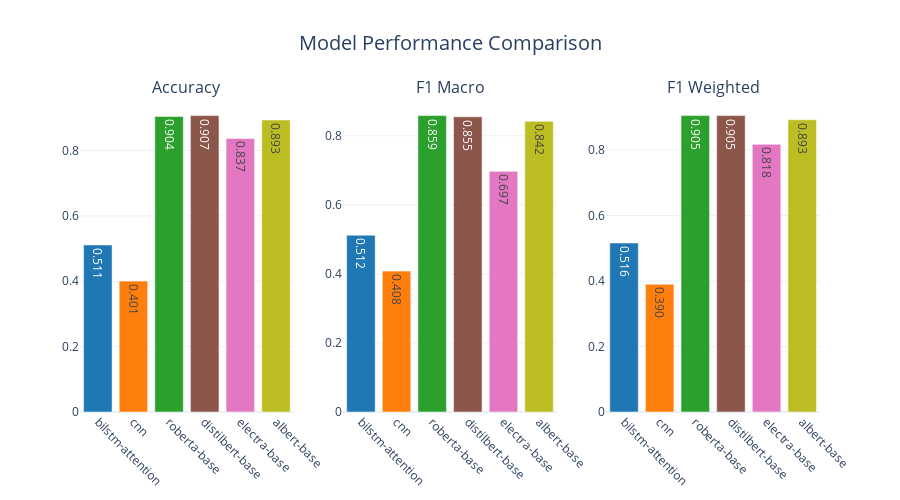
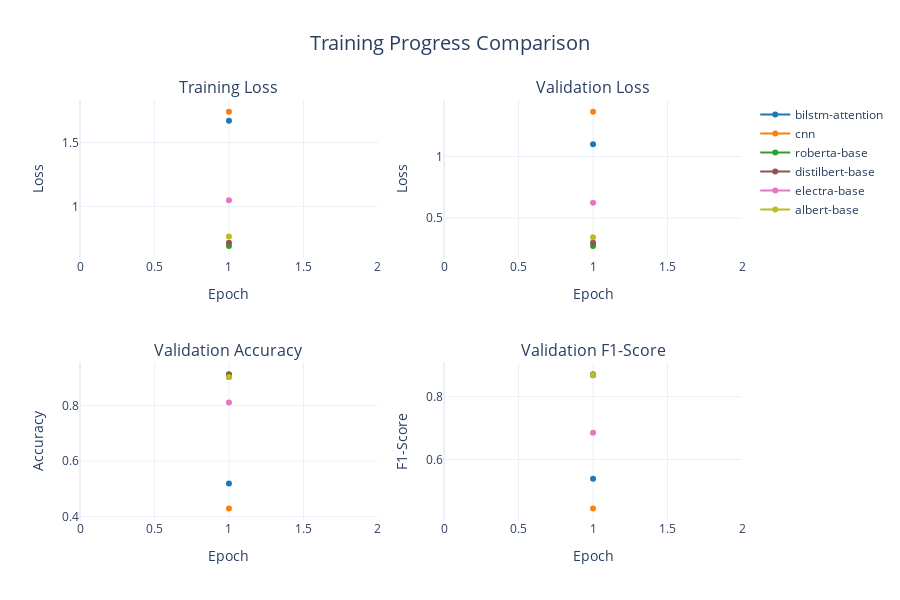

These figures' notebook cell, in order:
### Code cell
def run_quick_test():
    """Run a quick test with traditional models"""
    print("🚀 Starting quick test run...")

    # Check if data is ready
    if data_manager.dataset is None:
        print("❌ Dataset not loaded. Please run data loading cells first.")
        return

    # FIX: Build vocabulary if not already built
    if data_manager.vocab is None:
        print("🔤 Building vocabulary for traditional models...")
        # Get all text data for vocabulary building - FIX: Convert to list properly
        all_texts = []
        all_texts.extend(list(data_manager.dataset['train']['text']))
        all_texts.extend(list(data_manager.dataset['validation']['text']))
        all_texts.extend(list(data_manager.dataset['test']['text']))

        data_manager.build_vocab(all_texts)
        print(f"✅ Vocabulary built with {len(data_manager.vocab)} words")

    # Train models
    print("\n📚 Training models...")
    training_results = trainer.train_multiple_models(
        TEST_CONFIG['models'],
        data_manager,
        epochs=TEST_CONFIG['epochs'],
        batch_size=TEST_CONFIG['batch_size']
    )

    # Evaluate models
    print("\n📊 Evaluating models...")
    evaluation_results = evaluator.evaluate_all_models(
        training_results,
        data_manager,
        batch_size=TEST_CONFIG['batch_size']
    )

    # Generate comparison report
    if evaluation_results:
        print("\n📋 Generating comparison report...")
        comparison_df = evaluator.generate_comparison_report()
        print("\n🏆 Model Comparison Results:")
        print(comparison_df.to_string(index=False, float_format='%.4f'))

        # Create basic visualizations
        print("\n🎨 Creating visualizations...")

        # Performance comparison
        perf_fig = visualizer.plot_performance_comparison(evaluation_results)
        if perf_fig:
            perf_fig.show()
            visualizer.save_figure(perf_fig, 'quick_test_performance.html')

        # Training curves
        training_history = {name: result['history'] for name, result in training_results.items()
                          if result['status'] == 'success'}
        if training_history:
            curves_fig = visualizer.plot_training_curves(training_history)
            if curves_fig:
                curves_fig.show()
                visualizer.save_figure(curves_fig, 'quick_test_training_curves.html')

        # Save results
        evaluator.save_results('quick_test_results.json')

        print("\n✅ Quick test completed successfully!")
        return evaluation_results

    else:
        print("❌ No successful evaluations to report")
        return None

# Run the quick test
quick_results = run_quick_test()

### Figure 1 — Plotly figure (JSON) as saved in the notebook; plotly's stock layout.template omitted (floating-point values rounded to 4 significant figures)
{"data": [{"marker": {"color": ["#1f77b4", "#ff7f0e", "#2ca02c", "#8c564b", "#e377c2", "#bcbd22"]}, "name": "Accuracy", "showlegend": false, "text": ["0.511", "0.401", "0.904", "0.907", "0.837", "0.893"], "textposition": "auto", "type": "bar", "x": ["bilstm-attention", "cnn", "roberta-base", "distilbert-base", "electra-base", "albert-base"], "xaxis": "x", "y": [0.511, 0.4005, 0.9045, 0.907, 0.837, 0.8935], "yaxis": "y"}, {"marker": {"color": ["#1f77b4", "#ff7f0e", "#2ca02c", "#8c564b", "#e377c2", "#bcbd22"]}, "name": "F1 Macro", "showlegend": false, "text": ["0.512", "0.408", "0.859", "0.855", "0.697", "0.842"], "textposition": "auto", "type": "bar", "x": ["bilstm-attention", "cnn", "roberta-base", "distilbert-base", "electra-base", "albert-base"], "xaxis": "x2", "y": [0.5121, 0.4081, 0.8585, 0.855, 0.697, 0.842], "yaxis": "y2"}, {"marker": {"color": ["#1f77b4", "#ff7f0e", "#2ca02c", "#8c564b", "#e377c2", "#bcbd22"]}, "name": "F1 Weighted", "showlegend": false, "text": ["0.516", "0.390", "0.905", "0.905", "0.818", "0.893"], "textposition": "auto", "type": "bar", "x": ["bilstm-attention", "cnn", "roberta-base", "distilbert-base", "electra-base", "albert-base"], "xaxis": "x3", "y": [0.5161, 0.3899, 0.9053, 0.9053, 0.8176, 0.8926], "yaxis": "y3"}], "layout": {"annotations": [{"font": {"size": 16}, "showarrow": false, "text": "Accuracy", "x": 0.1444, "xanchor": "center", "xref": "paper", "y": 1, "yanchor": "bottom", "yref": "paper"}, {"font": {"size": 16}, "showarrow": false, "text": "F1 Macro", "x": 0.5, "xanchor": "center", "xref": "paper", "y": 1, "yanchor": "bottom", "yref": "paper"}, {"font": {"size": 16}, "showarrow": false, "text": "F1 Weighted", "x": 0.8556, "xanchor": "center", "xref": "paper", "y": 1, "yanchor": "bottom", "yref": "paper"}], "height": 500, "showlegend": false, "title": {"font": {"size": 20}, "text": "Model Performance Comparison", "x": 0.5, "xanchor": "center"}, "xaxis": {"anchor": "y", "domain": [0, 0.2889], "tickangle": 45}, "xaxis2": {"anchor": "y2", "domain": [0.3556, 0.6444], "tickangle": 45}, "xaxis3": {"anchor": "y3", "domain": [0.7111, 1], "tickangle": 45}, "yaxis": {"anchor": "x", "domain": [0, 1]}, "yaxis2": {"anchor": "x2", "domain": [0, 1]}, "yaxis3": {"anchor": "x3", "domain": [0, 1]}}}

### Figure 2 — Plotly figure (JSON) as saved in the notebook; plotly's stock layout.template omitted (floating-point values rounded to 4 significant figures)
{"data": [{"line": {"color": "#1f77b4"}, "mode": "lines+markers", "name": "bilstm-attention", "showlegend": true, "type": "scatter", "x": [1], "xaxis": "x", "y": [1.672], "yaxis": "y"}, {"line": {"color": "#1f77b4"}, "mode": "lines+markers", "name": "bilstm-attention", "showlegend": false, "type": "scatter", "x": [1], "xaxis": "x2", "y": [1.099], "yaxis": "y2"}, {"line": {"color": "#1f77b4"}, "mode": "lines+markers", "name": "bilstm-attention", "showlegend": false, "type": "scatter", "x": [1], "xaxis": "x3", "y": [0.5195], "yaxis": "y3"}, {"line": {"color": "#1f77b4"}, "mode": "lines+markers", "name": "bilstm-attention", "showlegend": false, "type": "scatter", "x": [1], "xaxis": "x4", "y": [0.5389], "yaxis": "y4"}, {"line": {"color": "#ff7f0e"}, "mode": "lines+markers", "name": "cnn", "showlegend": true, "type": "scatter", "x": [1], "xaxis": "x", "y": [1.743], "yaxis": "y"}, {"line": {"color": "#ff7f0e"}, "mode": "lines+markers", "name": "cnn", "showlegend": false, "type": "scatter", "x": [1], "xaxis": "x2", "y": [1.366], "yaxis": "y2"}, {"line": {"color": "#ff7f0e"}, "mode": "lines+markers", "name": "cnn", "showlegend": false, "type": "scatter", "x": [1], "xaxis": "x3", "y": [0.43], "yaxis": "y3"}, {"line": {"color": "#ff7f0e"}, "mode": "lines+markers", "name": "cnn", "showlegend": false, "type": "scatter", "x": [1], "xaxis": "x4", "y": [0.4443], "yaxis": "y4"}, {"line": {"color": "#2ca02c"}, "mode": "lines+markers", "name": "roberta-base", "showlegend": true, "type": "scatter", "x": [1], "xaxis": "x", "y": [0.6903], "yaxis": "y"}, {"line": {"color": "#2ca02c"}, "mode": "lines+markers", "name": "roberta-base", "showlegend": false, "type": "scatter", "x": [1], "xaxis": "x2", "y": [0.2719], "yaxis": "y2"}, {"line": {"color": "#2ca02c"}, "mode": "lines+markers", "name": "roberta-base", "showlegend": false, "type": "scatter", "x": [1], "xaxis": "x3", "y": [0.9015], "yaxis": "y3"}, {"line": {"color": "#2ca02c"}, "mode": "lines+markers", "name": "roberta-base", "showlegend": false, "type": "scatter", "x": [1], "xaxis": "x4", "y": [0.872], "yaxis": "y4"}, {"line": {"color": "#8c564b"}, "mode": "lines+markers", "name": "distilbert-base", "showlegend": true, "type": "scatter", "x": [1], "xaxis": "x", "y": [0.7141], "yaxis": "y"}, {"line": {"color": "#8c564b"}, "mode": "lines+markers", "name": "distilbert-base", "showlegend": false, "type": "scatter", "x": [1], "xaxis": "x2", "y": [0.2969], "yaxis": "y2"}, {"line": {"color": "#8c564b"}, "mode": "lines+markers", "name": "distilbert-base", "showlegend": false, "type": "scatter", "x": [1], "xaxis": "x3", "y": [0.912], "yaxis": "y3"}, {"line": {"color": "#8c564b"}, "mode": "lines+markers", "name": "distilbert-base", "showlegend": false, "type": "scatter", "x": [1], "xaxis": "x4", "y": [0.8684], "yaxis": "y4"}, {"line": {"color": "#e377c2"}, "mode": "lines+markers", "name": "electra-base", "showlegend": true, "type": "scatter", "x": [1], "xaxis": "x", "y": [1.049], "yaxis": "y"}, {"line": {"color": "#e377c2"}, "mode": "lines+markers", "name": "electra-base", "showlegend": false, "type": "scatter", "x": [1], "xaxis": "x2", "y": [0.623], "yaxis": "y2"}, {"line": {"color": "#e377c2"}, "mode": "lines+markers", "name": "electra-base", "showlegend": false, "type": "scatter", "x": [1], "xaxis": "x3", "y": [0.8105], "yaxis": "y3"}, {"line": {"color": "#e377c2"}, "mode": "lines+markers", "name": "electra-base", "showlegend": false, "type": "scatter", "x": [1], "xaxis": "x4", "y": [0.6853], "yaxis": "y4"}, {"line": {"color": "#bcbd22"}, "mode": "lines+markers", "name": "albert-base", "showlegend": true, "type": "scatter", "x": [1], "xaxis": "x", "y": [0.763], "yaxis": "y"}, {"line": {"color": "#bcbd22"}, "mode": "lines+markers", "name": "albert-base", "showlegend": false, "type": "scatter", "x": [1], "xaxis": "x2", "y": [0.3412], "yaxis": "y2"}, {"line": {"color": "#bcbd22"}, "mode": "lines+markers", "name": "albert-base", "showlegend": false, "type": "scatter", "x": [1], "xaxis": "x3", "y": [0.9015], "yaxis": "y3"}, {"line": {"color": "#bcbd22"}, "mode": "lines+markers", "name": "albert-base", "showlegend": false, "type": "scatter", "x": [1], "xaxis": "x4", "y": [0.8689], "yaxis": "y4"}], "layout": {"annotations": [{"font": {"size": 16}, "showarrow": false, "text": "Training Loss", "x": 0.225, "xanchor": "center", "xref": "paper", "y": 1, "yanchor": "bottom", "yref": "paper"}, {"font": {"size": 16}, "showarrow": false, "text": "Validation Loss", "x": 0.775, "xanchor": "center", "xref": "paper", "y": 1, "yanchor": "bottom", "yref": "paper"}, {"font": {"size": 16}, "showarrow": false, "text": "Validation Accuracy", "x": 0.225, "xanchor": "center", "xref": "paper", "y": 0.375, "yanchor": "bottom", "yref": "paper"}, {"font": {"size": 16}, "showarrow": false, "text": "Validation F1-Score", "x": 0.775, "xanchor": "center", "xref": "paper", "y": 0.375, "yanchor": "bottom", "yref": "paper"}], "height": 600, "title": {"font": {"size": 20}, "text": "Training Progress Comparison", "x": 0.5, "xanchor": "center"}, "xaxis": {"anchor": "y", "domain": [0, 0.45], "title": {"text": "Epoch"}}, "xaxis2": {"anchor": "y2", "domain": [0.55, 1], "title": {"text": "Epoch"}}, "xaxis3": {"anchor": "y3", "domain": [0, 0.45], "title": {"text": "Epoch"}}, "xaxis4": {"anchor": "y4", "domain": [0.55, 1], "title": {"text": "Epoch"}}, "yaxis": {"anchor": "x", "domain": [0.625, 1], "title": {"text": "Loss"}}, "yaxis2": {"anchor": "x2", "domain": [0.625, 1], "title": {"text": "Loss"}}, "yaxis3": {"anchor": "x3", "domain": [0, 0.375], "title": {"text": "Accuracy"}}, "yaxis4": {"anchor": "x4", "domain": [0, 0.375], "title": {"text": "F1-Score"}}}}
